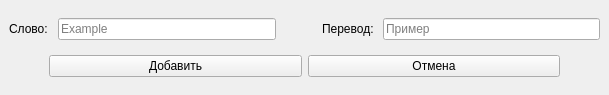
<?xml version="1.0" encoding="UTF-8"?>
<ui version="4.0">
 <class>NewWord</class>
 <widget class="QMainWindow" name="NewWord">
  <property name="geometry">
   <rect>
    <x>0</x>
    <y>0</y>
    <width>609</width>
    <height>95</height>
   </rect>
  </property>
  <property name="windowTitle">
   <string>Новое слово</string>
  </property>
  <widget class="QWidget" name="centralwidget">
   <layout class="QVBoxLayout" name="verticalLayout">
    <item>
     <layout class="QHBoxLayout" name="horizontalLayout">
      <item>
       <widget class="QLabel" name="label">
        <property name="font">
         <font>
          <pointsize>9</pointsize>
         </font>
        </property>
        <property name="text">
         <string>Слово: </string>
        </property>
       </widget>
      </item>
      <item>
       <widget class="QLineEdit" name="word_en">
        <property name="text">
         <string/>
        </property>
        <property name="placeholderText">
         <string>Example</string>
        </property>
       </widget>
      </item>
      <item>
       <spacer name="horizontalSpacer">
        <property name="orientation">
         <enum>Qt::Horizontal</enum>
        </property>
        <property name="sizeType">
         <enum>QSizePolicy::Minimum</enum>
        </property>
        <property name="sizeHint" stdset="0">
         <size>
          <width>40</width>
          <height>20</height>
         </size>
        </property>
       </spacer>
      </item>
      <item>
       <widget class="QLabel" name="label_2">
        <property name="font">
         <font>
          <pointsize>9</pointsize>
         </font>
        </property>
        <property name="text">
         <string>Перевод: </string>
        </property>
       </widget>
      </item>
      <item>
       <widget class="QLineEdit" name="word_ru">
        <property name="text">
         <string/>
        </property>
        <property name="placeholderText">
         <string>Пример</string>
        </property>
       </widget>
      </item>
     </layout>
    </item>
    <item>
     <layout class="QHBoxLayout" name="horizontalLayout_2">
      <item>
       <spacer name="horizontalSpacer_2">
        <property name="orientation">
         <enum>Qt::Horizontal</enum>
        </property>
        <property name="sizeType">
         <enum>QSizePolicy::Preferred</enum>
        </property>
        <property name="sizeHint" stdset="0">
         <size>
          <width>40</width>
          <height>20</height>
         </size>
        </property>
       </spacer>
      </item>
      <item>
       <widget class="QPushButton" name="btn_add">
        <property name="font">
         <font>
          <pointsize>9</pointsize>
         </font>
        </property>
        <property name="text">
         <string>Добавить</string>
        </property>
       </widget>
      </item>
      <item>
       <widget class="QPushButton" name="pushButton">
        <property name="font">
         <font>
          <pointsize>9</pointsize>
         </font>
        </property>
        <property name="text">
         <string>Отмена</string>
        </property>
       </widget>
      </item>
      <item>
       <spacer name="horizontalSpacer_3">
        <property name="orientation">
         <enum>Qt::Horizontal</enum>
        </property>
        <property name="sizeType">
         <enum>QSizePolicy::Preferred</enum>
        </property>
        <property name="sizeHint" stdset="0">
         <size>
          <width>40</width>
          <height>20</height>
         </size>
        </property>
       </spacer>
      </item>
     </layout>
    </item>
   </layout>
  </widget>
 </widget>
 <resources/>
 <connections/>
</ui>
